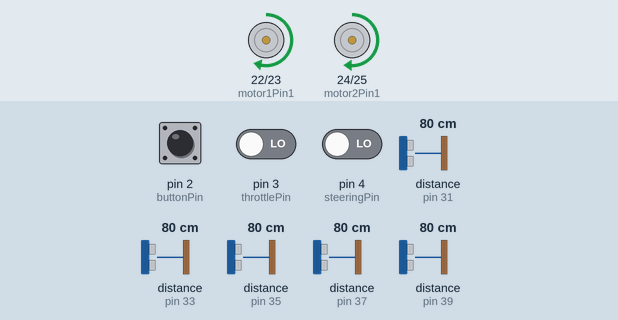
Simulated run of this sketch. Board: Arduino Mega 2560, built with avr-gcc and run on an emulated ATmega2560. Parts: motor-driver pin pairs drawn as motors (green arrow = first pin HIGH = forward, orange = second pin HIGH = backward, longer = more drive, scaled by the enable pin). Wiring (inferred from the names in the program): 5 × ultrasonic range finder: trigger pin 30, echo pin 31 / trigger pin 32, echo pin 33 / trigger pin 34, echo pin 35 / trigger pin 36, echo pin 37 / trigger pin 38, echo pin 39. The inputs (shaded band) are chosen by the test bench; at power-on: pin 2 (buttonPin) HIGH, distance to the obstacle (sensors on pin 33, pin 31, pin 35, pin 37, pin 39) 80 cm, pin 3 (throttlePin) LOW, pin 4 (steeringPin) LOW. The echo pulse lasts 58.3 µs per cm; what the sketch prints to the serial monitor is not drawn.

Above: at 1.2 s.
1.3 s: pin 2 (buttonPin) pulled LOW for 0.15 s
At 3.1 s:
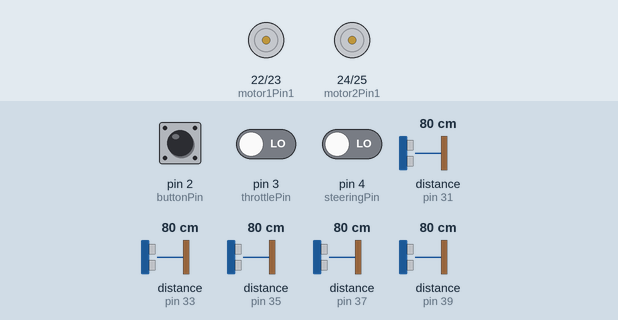
3.4 s: pin 2 (buttonPin) pulled LOW for 1 s
At 4.24 s:
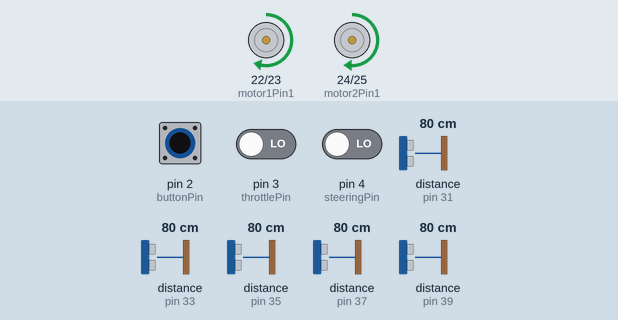
6.4 s: distance to the obstacle (sensor on pin 33) set to 90 cm
At 6.58 s:
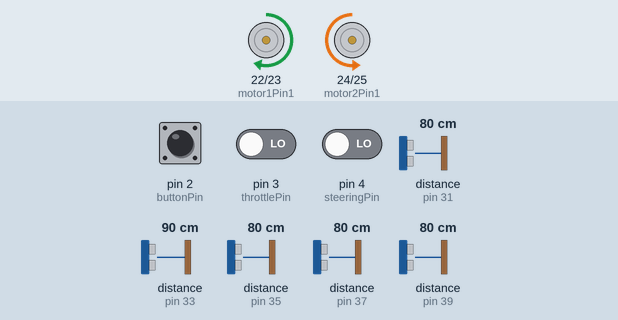
9.4 s: distance to the obstacle (sensor on pin 31) set to 33 cm
12.4 s: distance to the obstacle (sensor on pin 31) set to 27 cm
At 12.8 s:
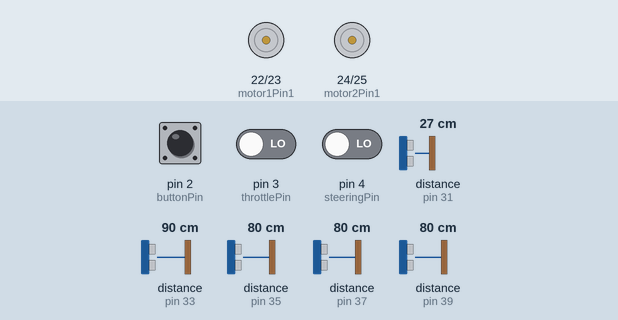
15.4 s: distance to the obstacle (sensor on pin 35) set to 34 cm
18.4 s: distance to the obstacle (sensor on pin 35) set to 28 cm
Timing chart, 0 to 22.4 s (numbered marks = the images above; inputs shaded):
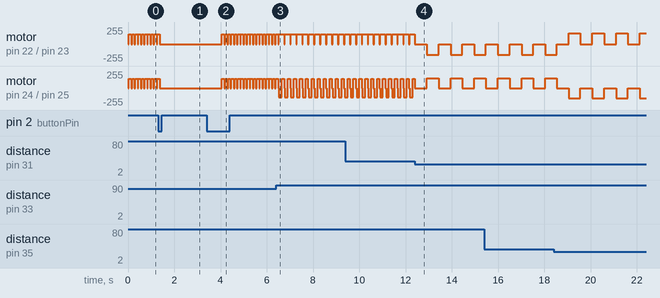

The sketch:

maze_robot.ino
```cpp
 // 모터 방향 제어 핀
int motor1Pin1 = 22;
int motor1Pin2 = 23;
int motor2Pin1 = 24;
int motor2Pin2 = 25;

// 모터 속도 제어용 PWM 핀
int motor1Enable = 5;
int motor2Enable = 6;

// 초음파 센서 5개 핀 설정
const int trigFront = 30;
const int echoFront = 31;
const int trigLeft = 32;
const int echoLeft = 33;
const int trigRight = 34;
const int echoRight = 35;
const int trigFLeft = 36;
const int echoFLeft = 37;
const int trigFRight = 38;
const int echoFRight = 39;

// 자율주행 / RC 모드 전환 버튼
const int buttonPin = 2;
bool autoMode = true;
bool lastButtonState = HIGH;
bool currentButtonState;

// RC 수신기 입력 핀
const int throttlePin = 3;
const int steeringPin = 4;

// 현재 모터 속도 및 가감속 설정
int currentLeftSpeed = 0;
int currentRightSpeed = 0;
const int accelStep = 40;

// 핀 입출력 및 시리얼 통신 초기화
void setup() {
  pinMode(motor1Pin1, OUTPUT);
  pinMode(motor1Pin2, OUTPUT);
  pinMode(motor2Pin1, OUTPUT);
  pinMode(motor2Pin2, OUTPUT);
  pinMode(motor1Enable, OUTPUT);
  pinMode(motor2Enable, OUTPUT);

  pinMode(trigFront, OUTPUT);
  pinMode(echoFront, INPUT);
  pinMode(trigLeft, OUTPUT);
  pinMode(echoLeft, INPUT);
  pinMode(trigRight, OUTPUT);
  pinMode(echoRight, INPUT);
  pinMode(trigFLeft, OUTPUT);
  pinMode(echoFLeft, INPUT);
  pinMode(trigFRight, OUTPUT);
  pinMode(echoFRight, INPUT);

  pinMode(buttonPin, INPUT_PULLUP);
  pinMode(throttlePin, INPUT);
  pinMode(steeringPin, INPUT);

  Serial.begin(9600);
  Serial.println("시작 준비 완료!");
}

// 선택된 모드에 따라 주행 실행
void loop() {
  checkModeButton();

  if (autoMode) {
    runAutonomousMode();
  } else {
    runRCMode();
  }
}

// 버튼 입력으로 주행 모드 전환
void checkModeButton() {
  currentButtonState = digitalRead(buttonPin);

  if (lastButtonState == HIGH && currentButtonState == LOW) {
    autoMode = !autoMode;
    Serial.print("모드 전환됨: ");
    Serial.println(autoMode ? "자율 주행 모드" : "RC 수동 모드");
    delay(500);
  }

  lastButtonState = currentButtonState;
}

// 초음파 센서를 이용한 자율주행
void runAutonomousMode() {
  long front = measureDistance(trigFront, echoFront);
  long left = measureDistance(trigLeft, echoLeft);
  long right = measureDistance(trigRight, echoRight);
  long fLeft = measureDistance(trigFLeft, echoFLeft);
  long fRight = measureDistance(trigFRight, echoFRight);

  // 센서 거리값 출력
  Serial.print("Front: "); Serial.print(front);
  Serial.print(" | Left: "); Serial.print(left);
  Serial.print(" | Right: "); Serial.print(right);
  Serial.print(" | FLeft: "); Serial.print(fLeft);
  Serial.print(" | FRight: "); Serial.println(fRight);

  // 전방에 장애물이 없으면 전진
  if (front > 30) {
    moveForwardWithAlign();
  }
  // 전방 장애물 감지 시 회전 방향 결정
  else {
    if (left > 30 && right <= 30) {
      turnRight();
    } else if (right > 30 && left <= 30) {
      turnLeft();
    }
    // 양쪽 공간이 확보된 경우 대각선 센서 확인
    else if (left > 30 && right > 30) {
      if (fLeft < 30 && fRight < 30) {
        if (front > 30) {
          moveForwardWithAlign();
        } else {
          stopMotors();
        }
      } else if (fLeft < 30 && right > 30 && front > 30) {
        turnRight();
      } else if (fRight < 30 && left > 30 && front > 30) {
        turnLeft();
      } else {
        if (left > right) {
          turnLeft();
        } else {
          turnRight();
        }
      }
    }
    // 장애물을 벗어날 때까지 회전
    else if (front <= 30) {
      if (left > right) {
        while (measureDistance(trigFront, echoFront) <= 30) {
          turnRight();
          delay(100);
        }
      } else {
        while (measureDistance(trigFront, echoFront) <= 30) {
          turnLeft();
          delay(100);
        }
      }
      moveForwardWithAlign();
    }
    // 주행 불가능 시 정지
    else {
      stopMotors();
    }
  }
}

// RC 조종기 입력을 이용한 수동주행
void runRCMode() {
  static int lastThrottle = 1400;
  static int lastSteering = 1400;

  // RC 수신기 PWM 신호 읽기
  int throttleRaw = pulseIn(throttlePin, HIGH, 50000);
  int steeringRaw = pulseIn(steeringPin, HIGH, 50000);

  if (throttleRaw > 900 && throttleRaw < 1800) lastThrottle = throttleRaw;
  if (steeringRaw > 1000 && steeringRaw < 1800) lastSteering = steeringRaw;

  // 입력 신호를 모터 속도 범위로 변환
  int throttleVal = map(lastThrottle, 1000, 1800, -255, 255);
  int steeringVal = map(lastSteering, 1000, 1800, -255, 255);

  // 작은 입력값은 무시
  if (abs(throttleVal) < 30) throttleVal = 0;
  if (abs(steeringVal) < 30) steeringVal = 0;

  // 좌우 모터 목표 속도 계산
  int targetLeftSpeed = throttleVal + steeringVal;
  int targetRightSpeed = throttleVal - steeringVal;

  int minTurnSpeed = 60;

  // 회전 시 최소 속도 유지
  if (steeringVal < 0 && abs(targetRightSpeed) < minTurnSpeed) {
    targetRightSpeed = (targetRightSpeed > 0) ? minTurnSpeed : -minTurnSpeed;
  }
  if (steeringVal > 0 && abs(targetLeftSpeed) < minTurnSpeed) {
    targetLeftSpeed = (targetLeftSpeed > 0) ? minTurnSpeed : -minTurnSpeed;
  }

  // 급격한 속도 변화를 방지하는 가감속 처리
  currentLeftSpeed = gradualChange(currentLeftSpeed, targetLeftSpeed, accelStep);
  currentRightSpeed = gradualChange(currentRightSpeed, targetRightSpeed, accelStep);

  Serial.print("Throttle: "); Serial.print(throttleVal);
  Serial.print(" | Steering: "); Serial.print(steeringVal);
  Serial.print(" | LeftSpeed: "); Serial.print(currentLeftSpeed);
  Serial.print(" | RightSpeed: "); Serial.println(currentRightSpeed);

  setMotorSpeed(currentLeftSpeed, currentRightSpeed);
}

// 초음파 센서로 장애물까지의 거리 측정
long measureDistance(int trigPin, int echoPin) {
  digitalWrite(trigPin, LOW);
  delayMicroseconds(2);
  digitalWrite(trigPin, HIGH);
  delayMicroseconds(10);
  digitalWrite(trigPin, LOW);

  long duration = pulseIn(echoPin, HIGH, 25000);
  if (duration == 0) return 999;

  // 초음파 왕복 시간을 cm 단위로 변환
  return duration * 0.0344 / 2;
}

// 좌우 모터의 회전 방향 및 PWM 속도 제어
void setMotorSpeed(int left, int right) {
  left = constrain(left, -255, 255);
  right = constrain(right, -255, 255);

  if (left == 0) {
    digitalWrite(motor1Pin1, LOW);
    digitalWrite(motor1Pin2, LOW);
  } else if (left > 0) {
    digitalWrite(motor1Pin1, HIGH);
    digitalWrite(motor1Pin2, LOW);
  } else {
    digitalWrite(motor1Pin1, LOW);
    digitalWrite(motor1Pin2, HIGH);
    left = -left;
  }

  if (right == 0) {
    digitalWrite(motor2Pin1, LOW);
    digitalWrite(motor2Pin2, LOW);
  } else if (right > 0) {
    digitalWrite(motor2Pin1, HIGH);
    digitalWrite(motor2Pin2, LOW);
  } else {
    digitalWrite(motor2Pin1, LOW);
    digitalWrite(motor2Pin2, HIGH);
    right = -right;
  }

  analogWrite(motor1Enable, left);
  analogWrite(motor2Enable, right);
}

// 제자리 좌회전
void turnLeft() {
  stopMotors();
  delay(500);
  setMotorSpeed(-160, 150);
  delay(500);
  stopMotors();
}

// 제자리 우회전
void turnRight() {
  stopMotors();
  delay(500);
  setMotorSpeed(160, -150);
  delay(500);
  stopMotors();
}

// 양쪽 모터 정지
void stopMotors() {
  analogWrite(motor1Enable, 0);
  analogWrite(motor2Enable, 0);
}

// 좌우 벽과의 거리 차이를 이용한 중앙 정렬
void alignToCenter() {
  long left = measureDistance(trigLeft, echoLeft);
  long right = measureDistance(trigRight, echoRight);
  long diff = left - right;

  if (abs(diff) > 5) {
    if (diff > 0) {
      setMotorSpeed(80, -80);
      delay(120);
    } else {
      setMotorSpeed(-80, 80);
      delay(120);
    }
    stopMotors();
  }
}

// 중앙 정렬 후 짧게 전진
void moveForwardWithAlign() {
  alignToCenter();
  setMotorSpeed(150, 140);
  delay(100);
  stopMotors();
}

// 현재 속도를 목표 속도까지 단계적으로 변경
int gradualChange(int current, int target, int step) {
  if (current < target) {
    current += step;
    if (current > target) current = target;
  } else if (current > target) {
    current -= step;
    if (current < target) current = target;
  }
  return current;
}
```

Measured:
- the behaviour switches between 85 and 86 cm on distance to the obstacle (sensor on pin 33) (found by bisection; images 2 and 3)
- the behaviour switches between 32 and 31 cm on distance to the obstacle (sensor on pin 31) (found by bisection; images 3 and 4)
- after the input at 1.3 s, motor on pin 22 (motor1Pin1) / pin 23 (motor1Pin2), motor on pin 24 (motor2Pin1) / pin 25 (motor2Pin2): goes on until 1.4 s, then stays stopped
- after the input at 3.4 s, motor on pin 22 (motor1Pin1) / pin 23 (motor1Pin2): alternates forward 150/255 for 0.10 s and stopped for 0.04 s, starting after 0.66 s; motor on pin 24 (motor2Pin1) / pin 25 (motor2Pin2): alternates forward 140/255 for 0.10 s and stopped for 0.04 s, starting after 0.66 s
- after the input at 6.4 s, motor on pin 22 (motor1Pin1) / pin 23 (motor1Pin2): alternates forward 150/255 for 0.22 s and stopped for 0.04 s, starting after 0.35 s
- after the input at 12.4 s, motor on pin 22 (motor1Pin1) / pin 23 (motor1Pin2): alternates backward 160/255 for 0.50 s and stopped for 0.52 s, starting after 0.53 s
- by itself, motor on pin 22 (motor1Pin1) / pin 23 (motor1Pin2): alternates forward 150/255 for 0.10 s and stopped for 0.04 s
- by itself, motor on pin 24 (motor2Pin1) / pin 25 (motor2Pin2): alternates forward 140/255 for 0.10 s and stopped for 0.04 s
